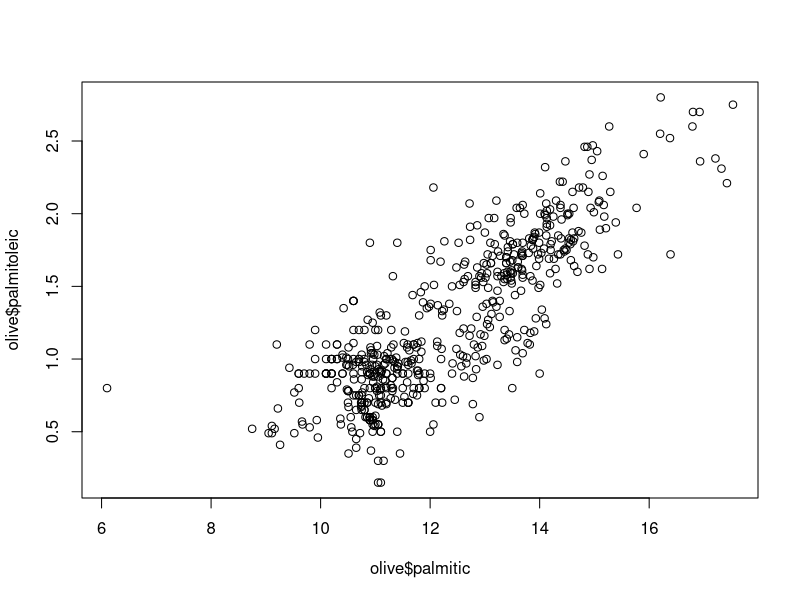
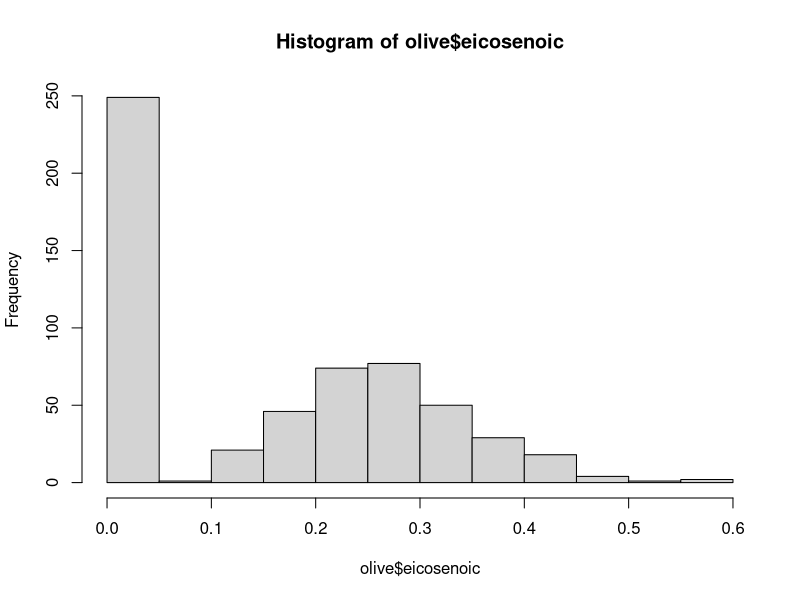
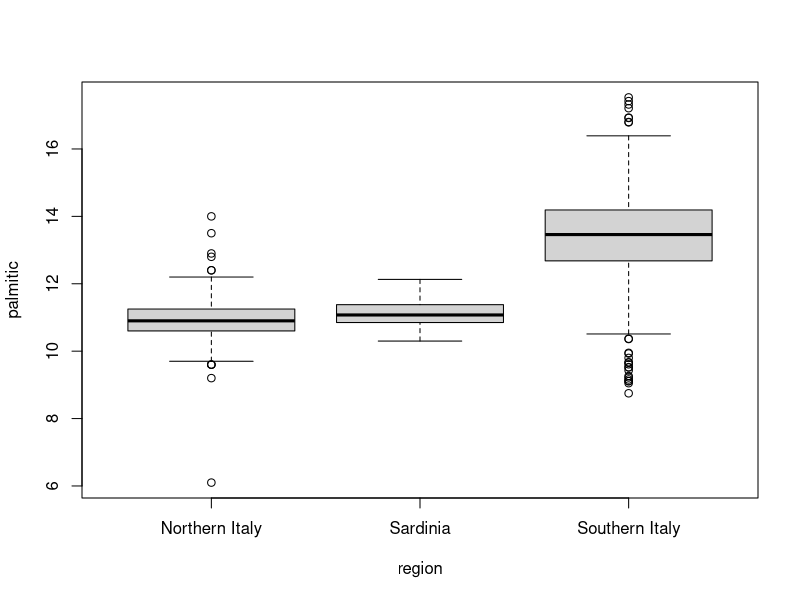

R code for these plots, in order:
library(dslabs)
library(dplyr)
data(heights)
options(digits = 3)    # report 3 significant digits

# How many individuals in the dataset are above average height? #
avg <- mean(heights$height)
ind <- which(heights$height > avg)
length(ind)

# How many individuals in the dataset are above average height and are female? #
length(which(heights$height > avg & heights$sex=="Female"))

# What proportion of individuals in the dataset are female? #
mean(heights$sex=="Female")

# Determine the minimum height in the heights dataset. #
which.min(heights$height)
heights$height[1032]

# Use the match() function to determine the index of the first individual with the minimum height. #
match(50, heights$height)

# Determine the maximum height. #
which.max(heights$height)
heights$height[1017]

# How many of the integers in x are NOT heights in the dataset? #
x <- 50:82
sum(!(x %in% heights$height))

# Using the heights dataset, create a new column of heights in centimeters named ht_cm. Recall that 1 inch = 2.54 centimeters. Save the resulting dataset as heights2. #
heights2 <- mutate(heights, ht_cm = height*2.54)

# What is the height in centimeters of the 18th individual (index 18)? #
heights2$ht_cm[18]

# What is the mean height in centimeters? #
mean(heights2$ht_cm)

# How many females are in the heights2 dataset? #
sum(heights2$sex=="Female")

# What is the mean height of the females in centimeters? #
ind2 <- which(heights2$sex=="Female")
mean(heights2$ht_cm[ind2])


library(dslabs)
data(olive)
head(olive)

plot(olive$palmitic, olive$palmitoleic)
hist(olive$eicosenoic)
boxplot(palmitic~region, data=olive)
